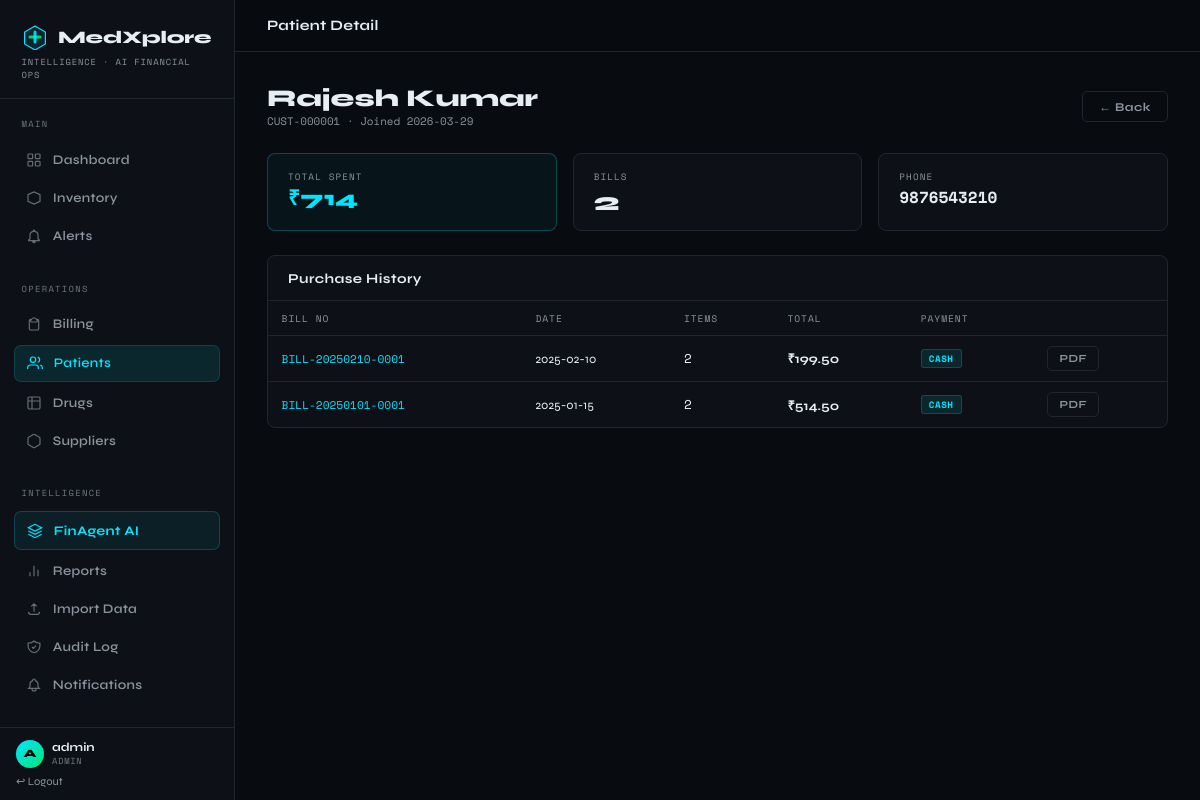
The page /patients/CUST-000001 (signed in) on the database its author committed.
### tables this page shows
CREATE TABLE Bill (
    bill_id INTEGER PRIMARY KEY AUTOINCREMENT,
    bill_number TEXT NOT NULL UNIQUE, patient_id TEXT,
    billed_by TEXT NOT NULL, bill_date TEXT DEFAULT (datetime('now')),
    subtotal REAL NOT NULL DEFAULT 0, discount REAL NOT NULL DEFAULT 0,
    gst_pct REAL NOT NULL DEFAULT 0, gst_amount REAL NOT NULL DEFAULT 0,
    total REAL NOT NULL DEFAULT 0, payment_method TEXT DEFAULT 'Cash', notes TEXT,
    FOREIGN KEY (patient_id) REFERENCES Patient(patient_id) ON DELETE SET NULL
);

CREATE TABLE Patient (
    patient_id TEXT PRIMARY KEY, name TEXT NOT NULL,
    phone TEXT, email TEXT, address TEXT,
    created_at TEXT DEFAULT (datetime('now'))
);

### app.py (the view)
@app.route("/patients/<patient_id>")
@login_required
def patient_detail(patient_id):
    patient = query("SELECT * FROM Patient WHERE patient_id=?", (patient_id,), one=True)
    if not patient: flash("Not found.", "danger"); return redirect(url_for("patients"))
    bills = query("""SELECT b.*, COUNT(bi.item_id) AS item_count
                     FROM Bill b LEFT JOIN BillItem bi ON b.bill_id=bi.bill_id
                     WHERE b.patient_id=? GROUP BY b.bill_id ORDER BY b.bill_date DESC""",
                  (patient_id,))
    return render_template("patient_detail.html", patient=patient, bills=bills,
                           total_spent=sum(b["total"] for b in bills))

### app.py (called while the page is built)
def get_db():
    if "db" not in g:
        g.db = sqlite3.connect(DB_PATH)
        g.db.row_factory = sqlite3.Row
        g.db.execute("PRAGMA foreign_keys = ON")
    return g.db

def query(sql, args=(), one=False):
    cur = get_db().execute(sql, args)
    rv  = cur.fetchall()
    return (rv[0] if rv else None) if one else rv

def login_required(f):
    from functools import wraps
    @wraps(f)
    def d(*a, **kw):
        if "user" not in session: return redirect(url_for("login"))
        return f(*a, **kw)
    return d

@app.context_processor
def inject_globals():
    stats = None
    try:
        if "user" in session:
            stats = get_stats()
    except Exception:
        pass
    return {"now": datetime.now(), "stats": stats}

### templates/patient_detail.html (shortened to what this page needs)
{% extends "base.html" %}
{% block topbar_title %}Patient Detail{% endblock %}
{% block content %}
<div style="display:flex;align-items:center;justify-content:space-between;margin-bottom:1.5rem;flex-wrap:wrap;gap:.75rem">
  <div>
    <h1 style="font-size:1.5rem;font-weight:800">{{ patient.name }}</h1>
    <div style="font-family:var(--font-mono);font-size:.68rem;color:var(--muted)">{{ patient.patient_id }} · Joined {{ patient.created_at[:10] }}</div>
  </div>
  <a href="{{ url_for('patients') }}" class="btn btn-ghost">← Back</a>
</div>
<div style="display:grid;grid-template-columns:repeat(auto-fit,minmax(150px,1fr));gap:1rem;margin-bottom:1.5rem">
  <div class="stat stat-accent"><div class="stat-label">Total Spent</div><div class="stat-val" style="color:var(--accent);font-size:1.3rem">₹{{ "%.0f"|format(total_spent) }}</div></div>
  <div class="stat"><div class="stat-label">Bills</div><div class="stat-val">{{ bills|length }}</div></div>
  <div class="stat"><div class="stat-label">Phone</div><div class="stat-val" style="font-size:1rem;font-family:var(--font-mono)">{{ patient.phone or '—' }}</div></div>
</div>
<div class="card">
  <div class="card-header"><h3>Purchase History</h3></div>
  <table>
    <thead><tr><th>Bill No</th><th>Date</th><th>Items</th><th>Total</th><th>Payment</th><th></th></tr></thead>
    <tbody>
    {% for b in bills %}
    <tr>
      <td style="font-family:var(--font-mono);font-size:.7rem"><a href="{{ url_for('bill_detail',bill_id=b.bill_id) }}" style="color:var(--accent);text-decoration:none">{{ b.bill_number }}</a></td>
      <td style="font-size:.78rem">{{ b.bill_date[:10] }}</td>
      <td style="font-family:var(--font-mono)">{{ b.item_count }}</td>
      <td style="font-weight:700">₹{{ "%.2f"|format(b.total) }}</td>
      <td><span class="badge badge-info">{{ b.payment_method }}</span></td>
      <td><a href="{{ url_for('download_pdf',bill_id=b.bill_id) }}" class="btn btn-ghost btn-sm">PDF</a></td>
    </tr>
    {% else %}
    <tr><td colspan="6"><div class="empty-msg">No bills yet</div></td></tr>
    {% endfor %}
    </tbody>
  </table>
</div>
{% endblock %}

### templates/base.html (shortened to what this page needs)
<!DOCTYPE html>
<html lang="en">
<head>
</head>
<body>
<aside class="sidebar">
  <div class="sidebar-brand">
    <div class="brand-logo">
      <span class="brand-name">MedXplore</span>
    </div>
    <div class="brand-tag">Intelligence · AI Financial Ops</div>
  </div>
  <nav class="sidebar-nav">
    <div class="nav-section">
      <div class="nav-section-label">Main</div>
      <a href="{{ url_for('dashboard') }}" class="nav-item {% if request.endpoint=='dashboard' %}active{% endif %}">
        <svg fill="none" viewBox="0 0 24 24" stroke="currentColor" stroke-width="1.8"><rect x="3" y="3" width="7" height="7" rx="1"/><rect x="14" y="3" width="7" height="7" rx="1"/><rect x="3" y="14" width="7" height="7" rx="1"/><rect x="14" y="14" width="7" height="7" rx="1"/></svg>
        Dashboard
      </a>
      <a href="{{ url_for('inventory') }}" class="nav-item {% if request.endpoint=='inventory' %}active{% endif %}">
        <svg fill="none" viewBox="0 0 24 24" stroke="currentColor" stroke-width="1.8"><path d="M3 7l9-4 9 4v10l-9 4-9-4V7z"/></svg>
        Inventory
      </a>
      <a href="{{ url_for('alerts') }}" class="nav-item {% if request.endpoint=='alerts' %}active{% endif %}">
        <svg fill="none" viewBox="0 0 24 24" stroke="currentColor" stroke-width="1.8"><path d="M12 22a2 2 0 0 0 2-2H10a2 2 0 0 0 2 2zm6-6V11a6 6 0 0 0-5-5.92V4a1 1 0 0 0-2 0v1.08A6 6 0 0 0 6 11v5l-2 2v1h16v-1l-2-2z"/></svg>
        Alerts
      </a>
    </div>
    <div class="nav-section">
      <div class="nav-section-label">Operations</div>
      <a href="{{ url_for('billing') }}" class="nav-item {% if request.endpoint in ['billing','bills','bill_detail'] %}active{% endif %}">
        <svg fill="none" viewBox="0 0 24 24" stroke="currentColor" stroke-width="1.8"><path d="M9 5H7a2 2 0 00-2 2v12a2 2 0 002 2h10a2 2 0 002-2V7a2 2 0 00-2-2h-2M9 5a2 2 0 000 4h6a2 2 0 000-4M9 5a2 2 0 012-2h2a2 2 0 012 2"/></svg>
        Billing
      </a>
      <a href="{{ url_for('patients') }}" class="nav-item {% if 'patient' in request.endpoint %}active{% endif %}">
        <svg fill="none" viewBox="0 0 24 24" stroke="currentColor" stroke-width="1.8"><path d="M17 21v-2a4 4 0 00-4-4H5a4 4 0 00-4 4v2"/><circle cx="9" cy="7" r="4"/><path d="M23 21v-2a4 4 0 00-3-3.87M16 3.13a4 4 0 010 7.75"/></svg>
        Patients
      </a>
      <a href="{{ url_for('drugs') }}" class="nav-item {% if request.endpoint=='drugs' %}active{% endif %}">
        <svg fill="none" viewBox="0 0 24 24" stroke="currentColor" stroke-width="1.8"><path d="M9 3H5a2 2 0 00-2 2v4m6-6h10a2 2 0 012 2v4M9 3v18m0 0h10a2 2 0 002-2V9M9 21H5a2 2 0 01-2-2V9m0 0h18"/></svg>
        Drugs
      </a>
      <a href="{{ url_for('suppliers') }}" class="nav-item {% if request.endpoint=='suppliers' %}active{% endif %}">
        <svg fill="none" viewBox="0 0 24 24" stroke="currentColor" stroke-width="1.8"><path d="M21 16V8a2 2 0 00-1-1.73l-7-4a2 2 0 00-2 0l-7 4A2 2 0 003 8v8a2 2 0 001 1.73l7 4a2 2 0 002 0l7-4A2 2 0 0021 16z"/></svg>
        Suppliers
      </a>
    </div>
    <div class="nav-section">
      <div class="nav-section-label">Intelligence</div>
      <a href="{{ url_for('agent') }}" class="nav-agent-item {% if request.endpoint=='agent' %}active{% endif %}">
        <svg fill="none" viewBox="0 0 24 24" stroke="currentColor" stroke-width="1.8"><path d="M12 2L2 7l10 5 10-5-10-5z"/><path d="M2 17l10 5 10-5"/><path d="M2 12l10 5 10-5"/></svg>
        FinAgent AI
      </a>
      <a href="{{ url_for('reports') }}" class="nav-item {% if request.endpoint=='reports' %}active{% endif %}">
        <svg fill="none" viewBox="0 0 24 24" stroke="currentColor" stroke-width="1.8"><path d="M18 20V10M12 20V4M6 20v-6"/></svg>
        Reports
      </a>
      {% if session.user.role == 'admin' %}
      <a href="{{ url_for('bulk_import') }}" class="nav-item {% if request.endpoint=='bulk_import' %}active{% endif %}">
        <svg fill="none" viewBox="0 0 24 24" stroke="currentColor" stroke-width="1.8"><path d="M4 16v1a3 3 0 003 3h10a3 3 0 003-3v-1m-4-8l-4-4m0 0L8 8m4-4v12"/></svg>
        Import Data
      </a>
      <a href="{{ url_for('audit') }}" class="nav-item {% if request.endpoint=='audit' %}active{% endif %}">
        <svg fill="none" viewBox="0 0 24 24" stroke="currentColor" stroke-width="1.8"><path d="M9 12l2 2 4-4m5.618-4.016A11.955 11.955 0 0112 2.944a11.955 11.955 0 01-8.618 3.04A12.02 12.02 0 003 9c0 5.591 3.824 10.29 9 11.622 5.176-1.332 9-6.03 9-11.622 0-1.042-.133-2.052-.382-3.016z"/></svg>
        Audit Log
      </a>
      <a href="/notifications" class="nav-item {% if request.endpoint=='notifications' %}active{% endif %}">
        <svg fill="none" viewBox="0 0 24 24" stroke="currentColor" stroke-width="1.8"><path d="M15 17h5l-1.405-1.405A2.032 2.032 0 0118 14.158V11a6.002 6.002 0 00-4-5.659V5a2 2 0 10-4 0v.341C7.67 6.165 6 8.388 6 11v3.159c0 .538-.214 1.055-.595 1.436L4 17h5m6 0v1a3 3 0 11-6 0v-1m6 0H9"/></svg>
        Notifications
      </a>
      {% endif %}
    </div>
  </nav>
  <div class="sidebar-footer">
    <div class="sidebar-user">
      <div class="user-avatar">{{ session.user.username[0].upper() }}</div>
      <div>
        <div class="user-name">{{ session.user.username }}</div>
        <div class="user-role">{{ session.user.role }}</div>
      </div>
    </div>
    <a href="{{ url_for('logout') }}">↩ Logout</a>
  </div>
</aside>
<div class="main">
  <div class="topbar">
    <div class="topbar-title">{% block topbar_title %}MedXplore Intelligence{% endblock %}</div>
  </div>
  <div class="content">
    {% block content %}{% endblock %}
  </div>
</div>
</body>
</html>

### rows shown on the page
Bill: user.username "admin", user.role "ADMIN", bill_number "BILL-20250101-0001", bill_date "2025-01-15", item_count "2", total "514.50", payment_method "CASH"
Patient: name "Rajesh Kumar", patient_id "CUST-000001", created_at "2026-03-29", phone "9876543210"
Bill: bill_number "BILL-20250210-0001", bill_date "2025-02-10", item_count "2", total "199.50", payment_method "CASH"

### other values the page prints
{{ session.user.username[0].upper() }} "A"
{{ "%.0f"|format(total_spent) }} "714"
{{ bills|length }} "2"
